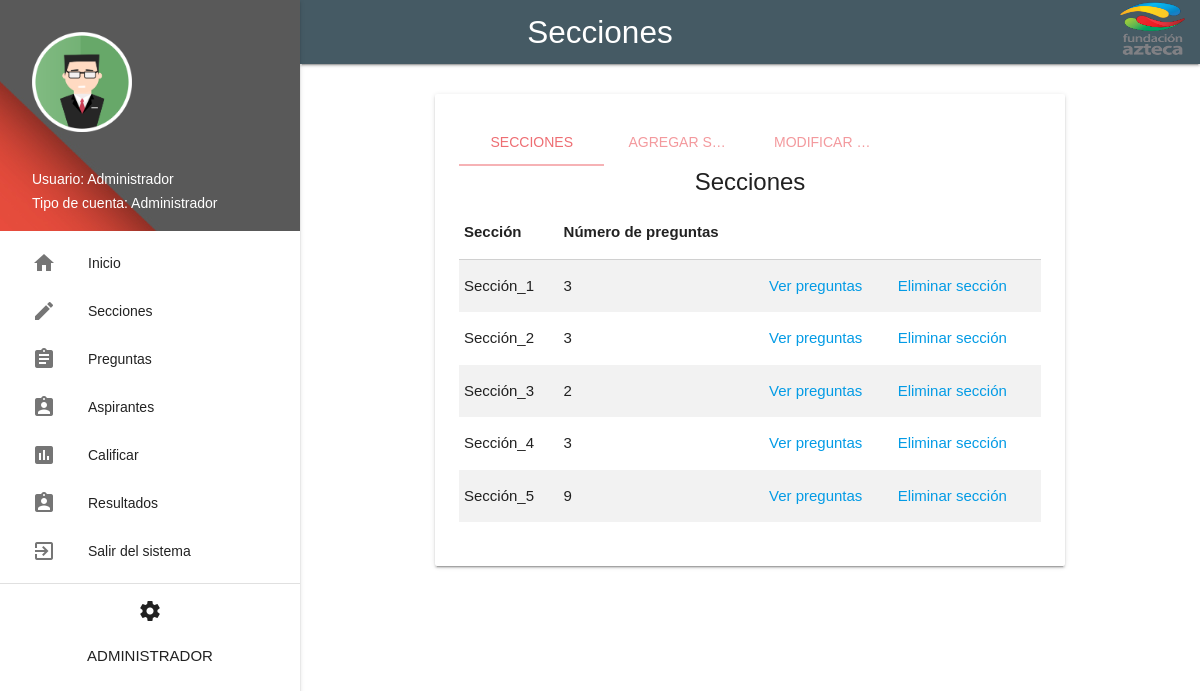
The page /administrador/materias.php (signed in) on the database its author committed.
### tables this page shows
CREATE TABLE `secciones` (
  `seccion` varchar(30) NOT NULL,
  `no_preguntas` int(4) NOT NULL,
  `last` int(11) NOT NULL
);

### administrador/materias.php (the view, shortened to what this page needs)
<?php
include 'conexion.php';
?>
<!DOCTYPE html>
<html lang="es">
<head>
    <link type="text/css" rel="stylesheet" href="css/materialize.min.css"  media="screen,projection"/>
</head>
<body>
<main>
	  <nav class="#455a64 blue-grey darken-2">
	    <div class="nav-fixed">
	      <img src="images/logo.png" class="brand-logo right circle" width="80px" height="65px">
	      <a href="#" class="brand-logo center">Secciones</a>
	    </div>
	  </nav>
		<br>
	  	<div class="container">
		  	<div class="row">
		  		<div class="col s12">
		  			<div class="card">
		  				<div class="card-content">
								<div class="row">
									<div class="col s12">
										<ul class="tabs">
											<li class="tab col s3"><a class="active" href="#test4">Secciones</a></li>
											<li class="tab col s3"><a href="#test1">Agregar sección</a></li>
											<li class="tab col s3"><a href="#test2">Modificar preguntas</a></li>
										</ul>
									</div>
									<div class="col s12" id = "test4">
										<?php
											$q = $con->query("SELECT * FROM secciones");
										?>
										<span class="card-title center">Secciones</span>
										<table class="striped">
							        <thead>
							          <tr>
							              <th>Sección</th>
							              <th>Número de preguntas</th>
							          </tr>
							        </thead>
							        <tbody>
												<?php while ($user = mysqli_fetch_array($q)) {?>
	                        <tr>
	                          <td><?php echo $user['seccion']; ?></td>
	                          <td><?php echo $user['no_preguntas']; ?></td>
														<td><a target="_blank" href="verp.php?seccion=<?php echo $user['seccion']; ?>">Ver preguntas</a></td>
														<td><a href="alertaseliminar.php?delete=<?php echo $user['seccion'];?>">Eliminar sección</a></td>
	                        </tr>
	                      <?php } ?>
							        </tbody>
							     </table>
									</div>
								</div>
		  				</div>
		  			</div>
		  		</div>
		  	</div>
		</div>
		<ul id="slide-out" class="side-nav fixed">
		    <li><div class="user-view">
		      <div class="background">
		        <img src="images/fondo.jpg">
		      </div>
		      <a><img  src="images/avatar.png" width="100px" height="100px"></a>
		      <a><span class="white-text name">Usuario: <?php echo $_SESSION['user'] ?></span></a>
		      <a><span class="white-text email">Tipo de cuenta: Administrador</span></a>
		    </div></li>
				<li><a href="index.php"><i class="material-icons">home</i>Inicio</a></li>
		    <li><a href="materias.php"><i class="material-icons">create</i>Secciones</a></li>
		    <li><a href="preguntas.php"><i class="material-icons">assignment</i>Preguntas</a></li>
		    <li><a href="aspirantes.php"><i class="material-icons">assignment_ind</i>Aspirantes</a></li>
		    <li><a href="../calificar/calif.html"><i class="material-icons">assessment</i>Calificar</a></li>
				<?php
					$consulta = $con->query("SELECT * FROM calificacion");
					$resultados = mysqli_num_rows($consulta);
					if ($resultados < 1) {
				 ?>
				 	<li><a disabled><i class="material-icons">assignment_ind</i>Resultados</a></li>
			 <?php }else{?>
				 	<li><a href="resultados.php"><i class="material-icons">assignment_ind</i>Resultados</a></li>
			 <?php } ?>
				<li><a href="logout.php"><i class="material-icons">exit_to_app</i>Salir del sistema</a></li>
		    <li><div class="divider"></div></li>
		    <center><p><i class="material-icons">settings</i></p><p>ADMINISTRADOR</p></center>
 		</ul>
</main>
</body>
</html>

### administrador/materias.php (style rules this page uses)
html { font-family: GillSans, Calibri, Trebuchet, sans-serif; }
header, main, footer { padding-left: 300px; }

### rows shown on the page
secciones: seccion "Sección_1", no_preguntas "3"
secciones: seccion "Sección_2", no_preguntas "3"
secciones: seccion "Sección_3", no_preguntas "2"
secciones: seccion "Sección_4", no_preguntas "3"
secciones: seccion "Sección_5", no_preguntas "9"

### other values the page prints
$_SESSION['user'] "Administrador"
